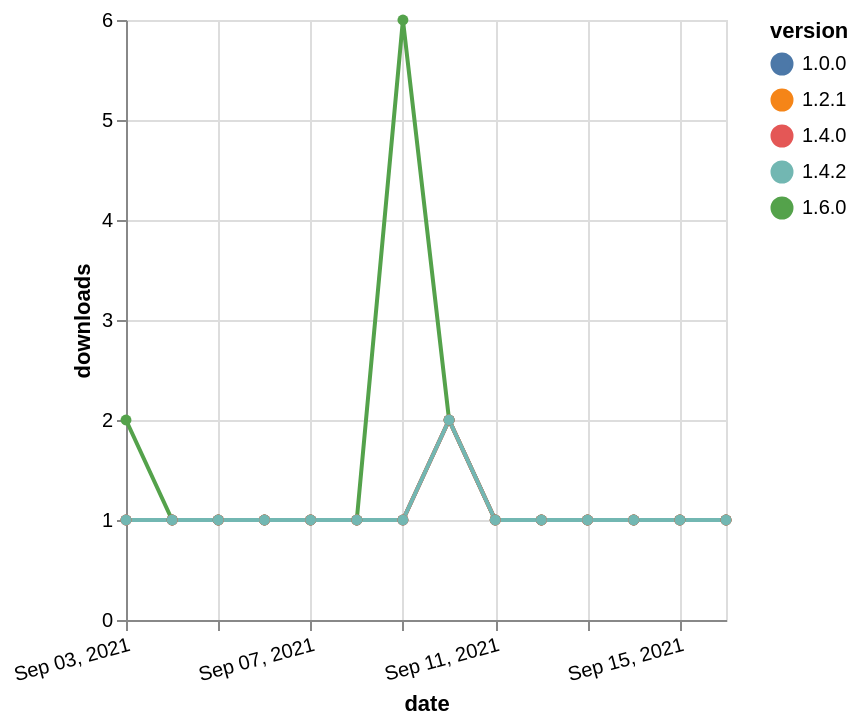

Write the Vega-Lite specification saved for this chart.
### Vega-Lite specification from a JSON file in a GitHub repository (floating-point values rounded to 4 significant figures)
{"$schema": "https://vega.github.io/schema/vega-lite/v5.json", "description": "A simple bar chart with embedded data.", "data": {"values": [{"date": "2021-09-03", "total": 121, "delta": 2, "version": "1.6.0"}, {"date": "2021-09-04", "total": 122, "delta": 1, "version": "1.6.0"}, {"date": "2021-09-05", "total": 123, "delta": 1, "version": "1.6.0"}, {"date": "2021-09-06", "total": 124, "delta": 1, "version": "1.6.0"}, {"date": "2021-09-07", "total": 125, "delta": 1, "version": "1.6.0"}, {"date": "2021-09-08", "total": 126, "delta": 1, "version": "1.6.0"}, {"date": "2021-09-09", "total": 132, "delta": 6, "version": "1.6.0"}, {"date": "2021-09-10", "total": 134, "delta": 2, "version": "1.6.0"}, {"date": "2021-09-11", "total": 135, "delta": 1, "version": "1.6.0"}, {"date": "2021-09-12", "total": 136, "delta": 1, "version": "1.6.0"}, {"date": "2021-09-13", "total": 137, "delta": 1, "version": "1.6.0"}, {"date": "2021-09-14", "total": 138, "delta": 1, "version": "1.6.0"}, {"date": "2021-09-15", "total": 139, "delta": 1, "version": "1.6.0"}, {"date": "2021-09-16", "total": 140, "delta": 1, "version": "1.6.0"}, {"date": "2021-09-03", "total": 196, "delta": 1, "version": "1.0.0"}, {"date": "2021-09-04", "total": 197, "delta": 1, "version": "1.0.0"}, {"date": "2021-09-05", "total": 198, "delta": 1, "version": "1.0.0"}, {"date": "2021-09-06", "total": 199, "delta": 1, "version": "1.0.0"}, {"date": "2021-09-07", "total": 200, "delta": 1, "version": "1.0.0"}, {"date": "2021-09-08", "total": 201, "delta": 1, "version": "1.0.0"}, {"date": "2021-09-09", "total": 202, "delta": 1, "version": "1.0.0"}, {"date": "2021-09-10", "total": 204, "delta": 2, "version": "1.0.0"}, {"date": "2021-09-11", "total": 205, "delta": 1, "version": "1.0.0"}, {"date": "2021-09-12", "total": 206, "delta": 1, "version": "1.0.0"}, {"date": "2021-09-13", "total": 207, "delta": 1, "version": "1.0.0"}, {"date": "2021-09-14", "total": 208, "delta": 1, "version": "1.0.0"}, {"date": "2021-09-15", "total": 209, "delta": 1, "version": "1.0.0"}, {"date": "2021-09-16", "total": 210, "delta": 1, "version": "1.0.0"}, {"date": "2021-09-03", "total": 179, "delta": 1, "version": "1.2.1"}, {"date": "2021-09-04", "total": 180, "delta": 1, "version": "1.2.1"}, {"date": "2021-09-05", "total": 181, "delta": 1, "version": "1.2.1"}, {"date": "2021-09-06", "total": 182, "delta": 1, "version": "1.2.1"}, {"date": "2021-09-07", "total": 183, "delta": 1, "version": "1.2.1"}, {"date": "2021-09-08", "total": 184, "delta": 1, "version": "1.2.1"}, {"date": "2021-09-09", "total": 185, "delta": 1, "version": "1.2.1"}, {"date": "2021-09-10", "total": 187, "delta": 2, "version": "1.2.1"}, {"date": "2021-09-11", "total": 188, "delta": 1, "version": "1.2.1"}, {"date": "2021-09-12", "total": 189, "delta": 1, "version": "1.2.1"}, {"date": "2021-09-13", "total": 190, "delta": 1, "version": "1.2.1"}, {"date": "2021-09-14", "total": 191, "delta": 1, "version": "1.2.1"}, {"date": "2021-09-15", "total": 192, "delta": 1, "version": "1.2.1"}, {"date": "2021-09-16", "total": 193, "delta": 1, "version": "1.2.1"}, {"date": "2021-09-03", "total": 154, "delta": 1, "version": "1.4.0"}, {"date": "2021-09-04", "total": 155, "delta": 1, "version": "1.4.0"}, {"date": "2021-09-05", "total": 156, "delta": 1, "version": "1.4.0"}, {"date": "2021-09-06", "total": 157, "delta": 1, "version": "1.4.0"}, {"date": "2021-09-07", "total": 158, "delta": 1, "version": "1.4.0"}, {"date": "2021-09-08", "total": 159, "delta": 1, "version": "1.4.0"}, {"date": "2021-09-09", "total": 160, "delta": 1, "version": "1.4.0"}, {"date": "2021-09-10", "total": 162, "delta": 2, "version": "1.4.0"}, {"date": "2021-09-11", "total": 163, "delta": 1, "version": "1.4.0"}, {"date": "2021-09-12", "total": 164, "delta": 1, "version": "1.4.0"}, {"date": "2021-09-13", "total": 165, "delta": 1, "version": "1.4.0"}, {"date": "2021-09-14", "total": 166, "delta": 1, "version": "1.4.0"}, {"date": "2021-09-15", "total": 167, "delta": 1, "version": "1.4.0"}, {"date": "2021-09-16", "total": 168, "delta": 1, "version": "1.4.0"}, {"date": "2021-09-03", "total": 139, "delta": 1, "version": "1.4.2"}, {"date": "2021-09-04", "total": 140, "delta": 1, "version": "1.4.2"}, {"date": "2021-09-05", "total": 141, "delta": 1, "version": "1.4.2"}, {"date": "2021-09-06", "total": 142, "delta": 1, "version": "1.4.2"}, {"date": "2021-09-07", "total": 143, "delta": 1, "version": "1.4.2"}, {"date": "2021-09-08", "total": 144, "delta": 1, "version": "1.4.2"}, {"date": "2021-09-09", "total": 145, "delta": 1, "version": "1.4.2"}, {"date": "2021-09-10", "total": 147, "delta": 2, "version": "1.4.2"}, {"date": "2021-09-11", "total": 148, "delta": 1, "version": "1.4.2"}, {"date": "2021-09-12", "total": 149, "delta": 1, "version": "1.4.2"}, {"date": "2021-09-13", "total": 150, "delta": 1, "version": "1.4.2"}, {"date": "2021-09-14", "total": 151, "delta": 1, "version": "1.4.2"}, {"date": "2021-09-15", "total": 152, "delta": 1, "version": "1.4.2"}, {"date": "2021-09-16", "total": 153, "delta": 1, "version": "1.4.2"}]}, "width": "container", "mark": {"type": "line", "point": {"filled": true}}, "encoding": {"x": {"field": "date", "type": "temporal", "timeUnit": "yearmonthdate", "title": "date", "axis": {"labelAngle": -15}}, "y": {"field": "delta", "type": "quantitative", "title": "downloads"}, "color": {"field": "version", "type": "nominal"}, "tooltip": {"field": "delta"}}}
